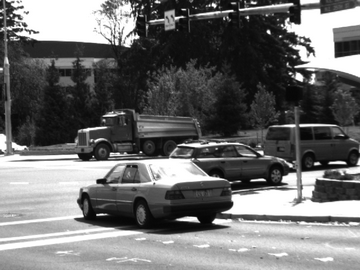
#> input picture image/dumptruck1_360x270.bmp, 360 x 270 px
$ python plothist.py
#> lines starting #> are read from the running program, lines starting #| are printed output that depends on the picture; after the words box and inside, x2 and y2 are one past the last pixel; in counts of white or black regions, pixels touching at a corner belong together
import cv2
import numpy as np
import matplotlib.pyplot as plt
import os
subtractor = cv2.createBackgroundSubtractorMOG2()
def greyandblur(img):
    grey = cv2.cvtColor(img,cv2.COLOR_BGR2GRAY)
    gauss = cv2.GaussianBlur(grey, (5,5), 0)
    return gauss
# 讀取圖檔

# frame1 = cv2.imread('os.path.join(filepath,"basketball1_360x270.bmp")')
# frame2 = cv2.imread('os.path.join(filepath,"basketball2_360x270.bmp")')
filepath = "image/"
frame1 = cv2.imread(os.path.join(filepath,"dumptruck1_360x270.bmp"))
#> frame1 is the input picture: shape (270, 360, 3); min 2, max 255, mean 110.4
frame2 = cv2.imread(os.path.join(filepath,"dumptruck2_360x270.bmp"))
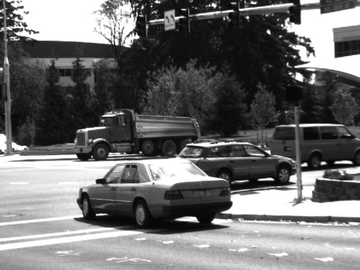
#> input picture image/dumptruck2_360x270.bmp, 360 x 270 px
#> frame2 is the input picture: shape (270, 360, 3); min 1, max 255, mean 110.1
#img = cv2.imread('image.jpg')
# fr1 = greyandblur(frame1)
# fr2 = greyandblur(frame2)
# 轉為灰階圖片
gray = cv2.cvtColor(frame1, cv2.COLOR_BGR2GRAY)
gray1 = cv2.cvtColor(frame2, cv2.COLOR_BGR2GRAY)
_ = subtractor.apply(gray)
sb = subtractor.apply(gray1)
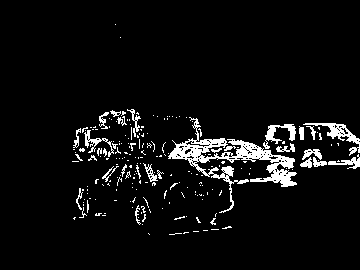
#> sb: shape (270, 360); values 0 (black) and 127 (white), 5.7% white; 208 white regions (177 under 20 px), largest, box (x1, y1, x2, y2) and area: (168, 117, 297, 213) 2410, (303, 123, 360, 156) 427, (263, 124, 296, 149) 299
#sb = 255-sb
# 計算直方圖每個 bin 的數值
hist = cv2.calcHist([gray], [0], None, [255], [0, 255])
#> hist = 255 values, max 1953 at index 254, min 0 at index 0, mean 349.2
hist1 = cv2.calcHist([gray1], [0], None, [255], [0, 255])
#> hist1 = 255 values, max 1913 at index 254, min 0 at index 0, mean 349.2
hist2 = cv2.calcHist([sb], [0], None, [255], [0, 255])
#> hist2 = 255 values, max 91660 at index 0, min 0 at index 1, mean 381.2

# 畫出直方圖
# plt.hist(gray.ravel(), 256, [0, 256])
# plt.hist(gray1.ravel(), 256, [0, 256])
plt.plot(hist)
plt.plot(hist1)
plt.legend()
#plt.plot(hist2)
#plt.imshow(sb)
plt.show()
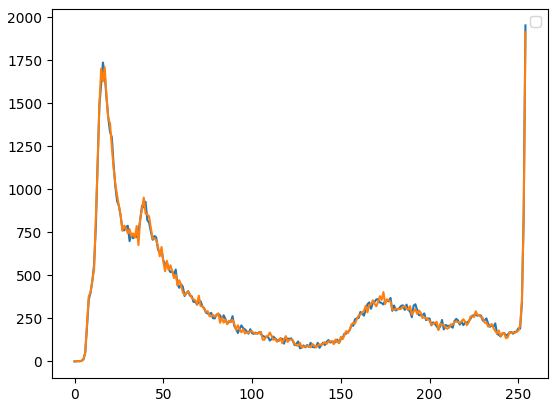
#> figure drawn by matplotlib, 1 panel; curve peaks at x = 254, y = 1953; curve peaks at x = 254, y = 1913
